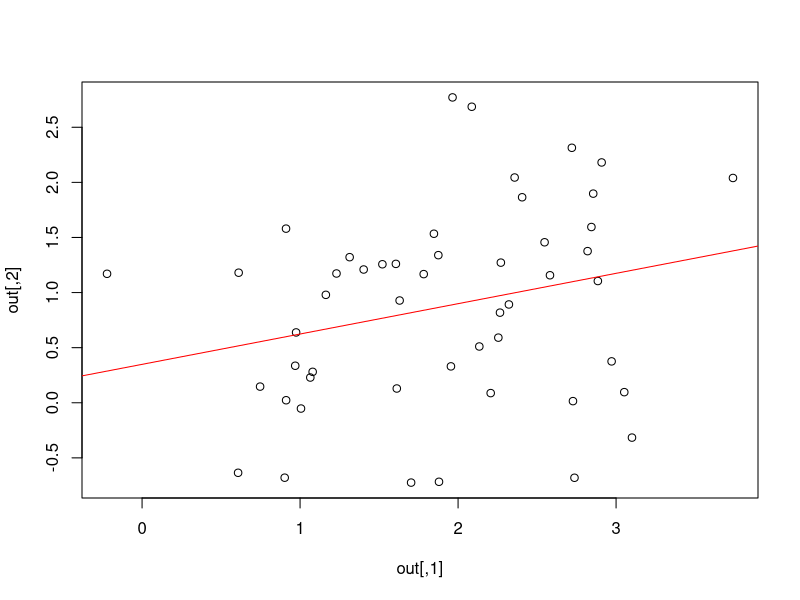
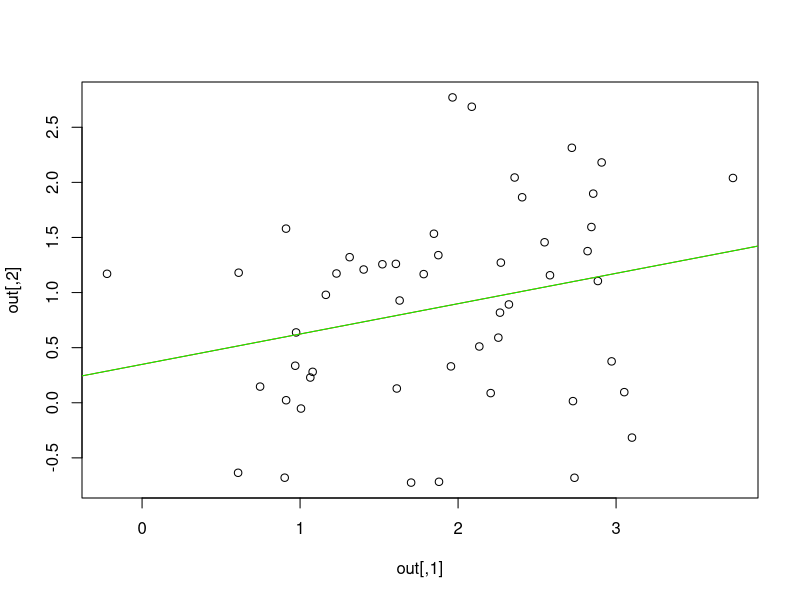
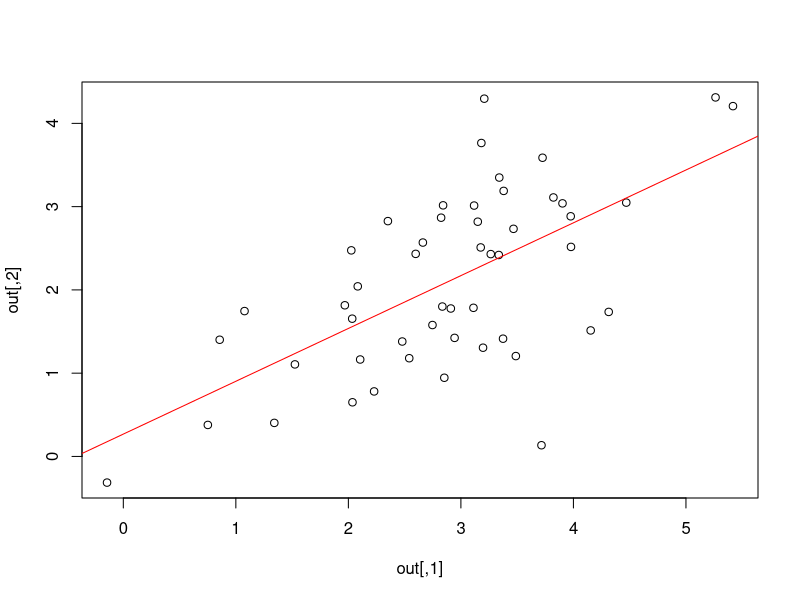
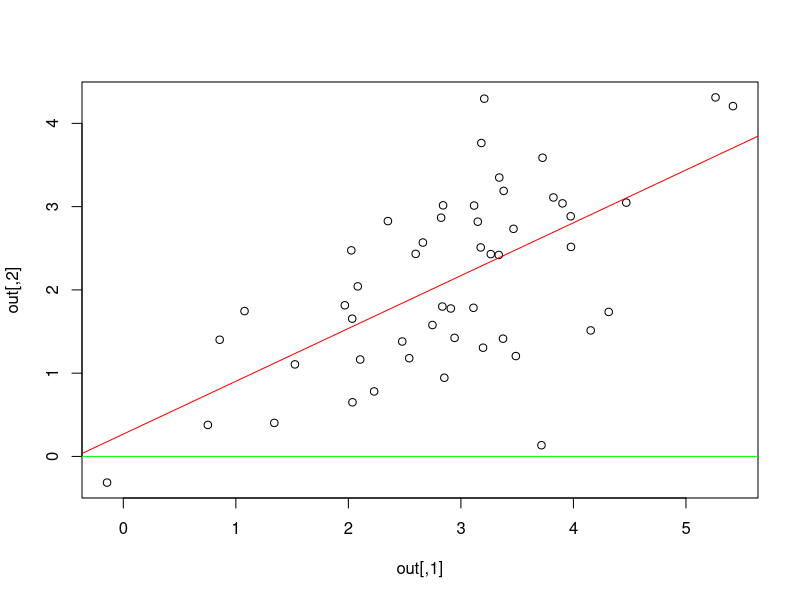

Write the R code that produced these figures, in order. (Note: this script raises an error after producing the figures.)
#Question  2

require(MASS)
beta = 0.5
SIGMA = matrix(c(1,beta,beta,1), ncol=2)
MU = c(2.0, 1.0)
print(SIGMA)
N = 50
out <- mvrnorm(N, mu = MU, Sigma = SIGMA)
dim(out)
out[1:10,]
plot(out)
abline(lm(out[,2]~out[,1]), col="red") # regression line (y~x)

# Our data set is named `out`, which we split into y and X
y <- out[, 2]
x= rep(1, 2*N)#I create a vector of 1s
X = matrix(x, nrow= 50, ncol = 2) #I put this vector of 1s in matrix

X[, 2] <- out[, 1] #I put the data in the second column, so now I have
                   #a matrix which has a column of 1s and a column with the data
                   #The rest is pretty much the same thing
print(X)
# Now carry out intermediate calculations
XT = t(X)
XTX = XT%*%X
invXTX = solve(XTX)
XTy = XT%*%y
beta = invXTX %*% XTy
beta

# Now add this line to the plot
plot(out)
abline(lm(out[,2]~out[,1]), col="red") # regression line (y~x)
abline(a=beta[1,1], b=beta[2,1], col="green") # I have to change a and b


#Question 3

beta = 0.5
SIGMA = matrix(c(1,beta, beta, beta, 1, beta, beta, beta, 1), ncol=3)
MU = c(3, 2.0, 1.0)
print(SIGMA)
N = 50
out <- mvrnorm(N, mu = MU, Sigma = SIGMA)
dim(out)
out[1:10,]
plot(out)
print(out)
abline(lm(out[,2]~out[,1]), col="red") # regression line (y~x)

# Our data set is named `out`, which we split into y and X and X
z = out[, 3]
y <- out[, 2]
V1= rep(1, 3*N)   #I create a vector of 1s
X = matrix(V1, nrow= 50, ncol = 3) #I put this vector of 1s in matrix

X[, 2] <- out[, 1] #I put the data of the first variable in the second column,
                   #so now I have
                   #a matrix which has a column of 1s and a column with the data
X[, 3] <- out[, 2] #I put the data of the second variable in the third column,


print(X)
#The rest is pretty much the same thing
print(X)
# Now carry out intermediate calculations
XT = t(X)
XTX = XT%*%X
invXTX = solve(XTX)
XTy = XT%*%y
beta = invXTX %*% XTy
beta

# Now add this line to the plot
plot(out)
abline(lm(out[,2]~out[,1]), col="red") # regression line (y~x)
abline(a=beta[1,1], b=beta[2,1], col="green") # I have to change a and b


#Question 4
SIGMA = matrix(c(1,beta,beta,1), ncol=2)
MU = c(2.0, 1.0)

FindingBeta = function(nvar=2, MU=c(2.0, 1.0),
                     SIGMA = matrix(c(1,beta,beta,1), ncol=2), N=50){

  out <- mvrnorm(N, mu = MU, Sigma = SIGMA)
  y = out[, 1]
  V1= rep(1, nvar*N)   #I create a vector of 1s
  X = matrix(V1, nrow= 50, ncol = nvar) #I put this vector of 1s in matrix

  for(i in 2:nvar){

  X[, i] <- out[, i+1]
  #I put the data of the first variable in the second column,
  #so now I have
  #a matrix which has a column of 1s and a column with the data

  }

  # Now carry out intermediate calculations
  XT = t(X)
  XTX = XT%*%X
  invXTX = solve(XTX)
  XTy = XT%*%y
  beta = invXTX %*% XTy
  beta

  ##### Comment
  # better to return beta, then print, or vice versa.
  return(print(beta))
}
FindingBeta
FindingBeta(2, MU, SIGMA, N)
FindingBeta(2, MU, SIGMA, N)
